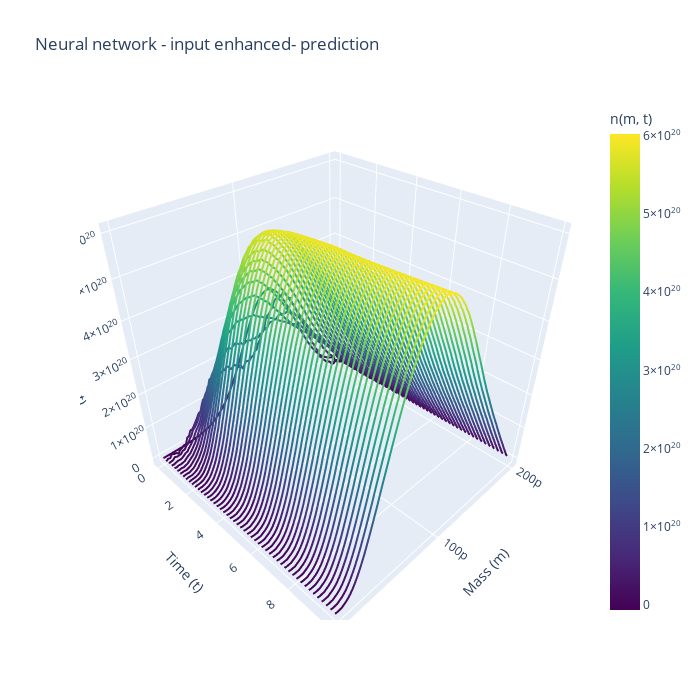

Write notebook code for a chart like this one.
### Code cell
#prediction step
n0=Dataset_validation[0]["n"][:,0]
S0=Dataset_validation[0]["initial_substrate"]
N_input_enhanced,S_input_enhanced = rollout(model=model2, n0=n0, s0=S0, steps=T-1, n_max=n_max, S_max=S_max,return_numpy=True)

plot_spaghetti(m=m,t=torch.linspace(0,10,T),N=N_input_enhanced,title="Neural network - input enhanced- prediction")
biomass_input_enhanced  = (N_input_enhanced  * m.numpy()[:,None]).sum(axis=0) * delta_m.numpy()
plt.plot(t_eval,biomass_input_enhanced,label="Neural Network Biomass")
plt.plot(t_eval,S_input_enhanced,label="Neural Network Substrate")
plt.legend()
plt.grid()
plt.show()
